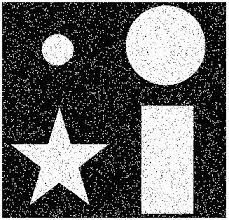
#> input picture BE Computer/Semester/Sem-VII/Image-Processing-n-Pattern-Recognition/IPPR-Lab/Histogram/noisy-star.jpg, 229 x 220 px, found by its file name
$ jupyter execute MedianSpatialDomainFilter.ipynb
#> lines starting #> are read from the running program, lines starting #| are printed output that depends on the picture
[cell 1]
# Median Spatial Domain Filtering


import cv2
import numpy as np
import matplotlib.pyplot as plt

[cell 2]
# read the image
noisy_img = cv2.imread(r"C:\Users\ACER\Desktop\myProj\what-I-learnt-as-a-Computer-Engineering-Student\BE Computer\Semester\Sem-VII\Image-Processing-n-Pattern-Recognition\IPPR-Lab\Histogram\noisy-star.jpg", 0)
#> noisy_img is the input picture: shape (220, 229); min 0, max 255, mean 97.6

# rose = cv2.resize(rose, (800,600))  # Resizing the image

# obtain the number of rows and columns of the image
m,n = noisy_img.shape
#> m = 220; n = 229
print(m,n)
#| 220 229

plt.imshow(noisy_img)
plt.set_cmap('gray')

[cell 3]
# Traverse the image. For every 3x3 area,
# find the median of the pixels and replace the center pixel by the median

img_newm = np.zeros([m, n])

for i in range(1, m-1):
    for j in range(1, n-1):
        temp = [noisy_img[i-1, j-1],
        noisy_img[i-1, j],
        noisy_img[i-1, j+1],
        noisy_img[i, j-1],
        noisy_img[i, j],
        noisy_img[i, j+1],
        noisy_img[i+1, j-1],
        noisy_img[i+1, j],
        noisy_img[i+1, j+1]]

        temp = sorted(temp)
        img_newm[i, j] = temp[4]
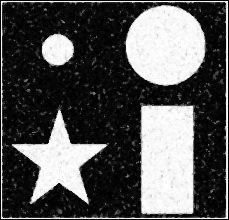
#> img_newm: shape (220, 229) float64; min 0, max 255, mean 85.6

img_newm = img_newm.astype(np.uint8)
cv2.imwrite('new_median_filtered.png', img_newm)
#> Out = True

[cell 4]
# show the original image
plt.subplot(121)
plt.imshow(noisy_img)
plt.title('original image')
plt.set_cmap('gray')

# show filtered image
plt.subplot(122)
plt.imshow(img_newm)
plt.title('with median filter')
plt.set_cmap('gray')
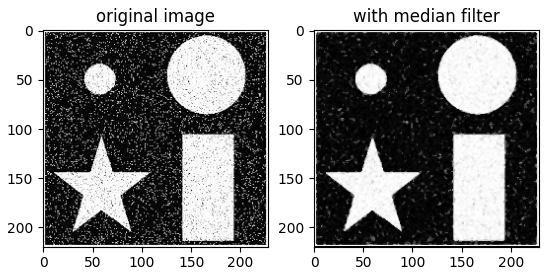
#> figure drawn by matplotlib, 2 panels
